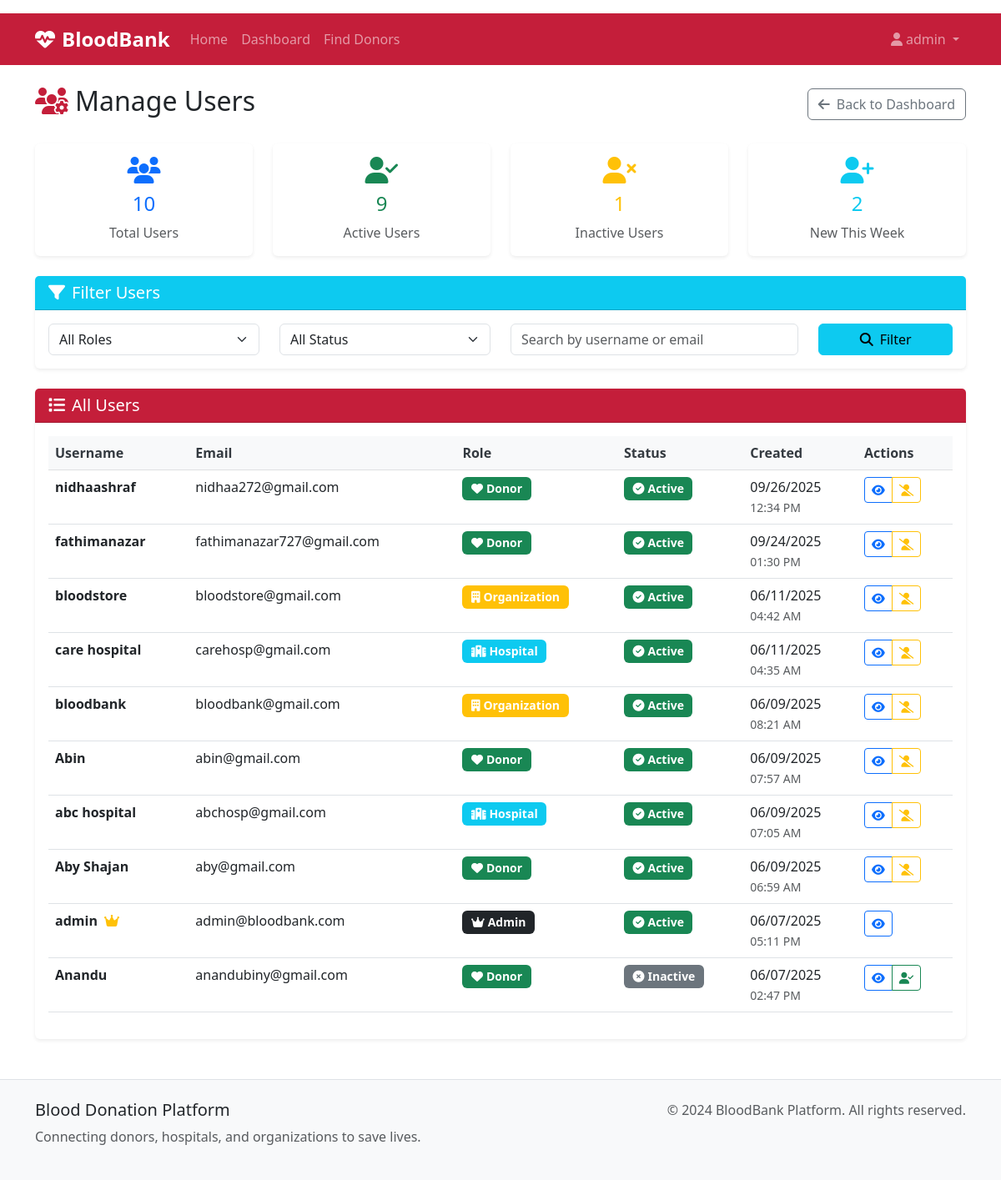
The page /admin/manage-users (signed in) on the database its author committed.
### models.py (models this page shows, shortened)
class User(db.Model):
    id = db.Column(db.Integer, primary_key=True)
    username = db.Column(db.String(80), unique=True, nullable=False)
    email = db.Column(db.String(120), unique=True, nullable=False)
    password_hash = db.Column(db.String(256), nullable=False)
    role = db.Column(db.String(20), nullable=False)  # donor, hospital, organization, admin
    created_at = db.Column(db.DateTime, default=datetime.utcnow)
    is_active = db.Column(db.Boolean, default=True)
    donor_profile = db.relationship('DonorProfile', backref='user', uselist=False)
    hospital_profile = db.relationship('HospitalProfile', backref='user', uselist=False)
    organization_profile = db.relationship('OrganizationProfile', backref='user', uselist=False)

### routes.py (the view)
@app.route('/admin/manage-users')
@role_required(['admin'])
def manage_users():
    from datetime import datetime, timedelta
    users = User.query.order_by(User.created_at.desc()).all()
    seven_days_ago = datetime.utcnow() - timedelta(days=7)
    now = datetime.utcnow()
    return render_template('admin/manage_users.html', users=users, seven_days_ago=seven_days_ago, now=now)

### utils.py (called while the page is built)
def role_required(roles):
    def decorator(f):
        @wraps(f)
        def decorated_function(*args, **kwargs):
            if 'user_id' not in session:
                flash('Please log in to access this page.', 'warning')
                return redirect(url_for('login'))
            user = User.query.get(session['user_id'])
            if not user or user.role not in roles:
                flash('You do not have permission to access this page.',
                      'error')
                return redirect(url_for('dashboard'))
            return f(*args, **kwargs)
        return decorated_function
    return decorator

### templates/admin/manage_users.html (shortened to what this page needs)
{% extends "base.html" %}
{% block content %}
<div class="d-flex justify-content-between align-items-center mb-4">
    <h2><i class="fas fa-users-cog me-2 text-medical"></i>Manage Users</h2>
    <a href="{{ url_for('admin_dashboard') }}" class="btn btn-outline-secondary">
        <i class="fas fa-arrow-left me-2"></i>Back to Dashboard
    </a>
</div>
<div class="row mb-4">
    <div class="col-md-3">
        <div class="card border-0 shadow-sm text-center">
            <div class="card-body">
                <div class="text-primary mb-2">
                    <i class="fas fa-users fa-2x"></i>
                </div>
                <h4 class="text-primary">{{ users|length }}</h4>
                <p class="mb-0 text-muted">Total Users</p>
            </div>
        </div>
    </div>
    <div class="col-md-3">
        <div class="card border-0 shadow-sm text-center">
            <div class="card-body">
                <div class="text-success mb-2">
                    <i class="fas fa-user-check fa-2x"></i>
                </div>
                <h4 class="text-success">{{ users|selectattr('is_active', 'equalto', True)|list|length }}</h4>
                <p class="mb-0 text-muted">Active Users</p>
            </div>
        </div>
    </div>
    <div class="col-md-3">
        <div class="card border-0 shadow-sm text-center">
            <div class="card-body">
                <div class="text-warning mb-2">
                    <i class="fas fa-user-times fa-2x"></i>
                </div>
                <h4 class="text-warning">{{ users|selectattr('is_active', 'equalto', False)|list|length }}</h4>
                <p class="mb-0 text-muted">Inactive Users</p>
            </div>
        </div>
    </div>
    <div class="col-md-3">
        <div class="card border-0 shadow-sm text-center">
            <div class="card-body">
                <div class="text-info mb-2">
                    <i class="fas fa-user-plus fa-2x"></i>
                </div>
                {% set ns = namespace(new_users_this_week=0) %}
                {% for user in users %}
                    {% if user.created_at >= seven_days_ago %}
                        {% set ns.new_users_this_week = ns.new_users_this_week + 1 %}
                    {% endif %}
                {% endfor %}
                <h4 class="text-info">{{ ns.new_users_this_week }}</h4>
                <p class="mb-0 text-muted">New This Week</p>
            </div>
        </div>
    </div>
</div>
<div class="row mb-4">
    <div class="col-12">
        <div class="card border-0 shadow-sm">
            <div class="card-header bg-info text-white">
                <h5 class="mb-0"><i class="fas fa-filter me-2"></i>Filter Users</h5>
            </div>
            <div class="card-body">
                <div class="row">
                    <div class="col-md-3">
                        <select class="form-select" id="roleFilter">
                            <option value="">All Roles</option>
                        </select>
                    </div>
                    <div class="col-md-3">
                        <select class="form-select" id="statusFilter">
                            <option value="">All Status</option>
                        </select>
                    </div>
                    <div class="col-md-4">
                        <input type="text" class="form-control" id="searchFilter" placeholder="Search by username or email">
                    </div>
                    <div class="col-md-2">
                        <button class="btn btn-info w-100" onclick="applyFilters()">
                            <i class="fas fa-search me-2"></i>Filter
                        </button>
                    </div>
                </div>
            </div>
        </div>
    </div>
</div>
<div class="row">
    <div class="col-12">
        <div class="card border-0 shadow-sm">
            <div class="card-header bg-medical text-white">
                <h5 class="mb-0"><i class="fas fa-list me-2"></i>All Users</h5>
            </div>
            <div class="card-body">
                {% if users %}
                    <div class="table-responsive">
                        <table class="table table-hover" id="usersTable">
                            <thead class="table-light">
                                <tr>
                                    <th>Username</th>
                                    <th>Email</th>
                                    <th>Role</th>
                                    <th>Status</th>
                                    <th>Created</th>
                                    <th>Actions</th>
                                </tr>
                            </thead>
                            <tbody>
                                {% for user in users %}
                                    <tr class="user-row"
                                        data-role="{{ user.role }}"
                                        data-status="{{ 'active' if user.is_active else 'inactive' }}"
                                        data-search="{{ (user.username + ' ' + user.email).lower() }}">
                                        <td>
                                            <strong>{{ user.username }}</strong>
                                            {% if user.role == 'admin' %}
                                                <i class="fas fa-crown text-warning ms-1" title="Administrator"></i>
                                            {% endif %}
                                        </td>
                                        <td>{{ user.email }}</td>
                                        <td>
                                            {% if user.role == 'donor' %}
                                                <span class="badge bg-success">
                                                    <i class="fas fa-heart me-1"></i>Donor
                                                </span>
                                            {% elif user.role == 'hospital' %}
                                                <span class="badge bg-info">
                                                    <i class="fas fa-hospital me-1"></i>Hospital
                                                </span>
                                            {% elif user.role == 'organization' %}
                                                <span class="badge bg-warning">
                                                    <i class="fas fa-building me-1"></i>Organization
                                                </span>
                                            {% elif user.role == 'admin' %}
                                                <span class="badge bg-dark">
                                                    <i class="fas fa-crown me-1"></i>Admin
                                                </span>
                                            {% endif %}
                                        </td>
                                        <td>
                                            {% if user.is_active %}
                                                <span class="badge bg-success">
                                                    <i class="fas fa-check-circle me-1"></i>Active
                                                </span>
                                            {% else %}
                                                <span class="badge bg-secondary">
                                                    <i class="fas fa-times-circle me-1"></i>Inactive
                                                </span>
                                            {% endif %}
                                        </td>
                                        <td>
                                            {{ user.created_at.strftime('%m/%d/%Y') }}<br>
                                            <small class="text-muted">{{ user.created_at.strftime('%I:%M %p') }}</small>
                                        </td>
                                        <td>
                                            <div class="btn-group">
                                                <button class="btn btn-outline-primary btn-sm"
                                                        data-bs-toggle="modal"
                                                        data-bs-target="#userModal{{ user.id }}">
                                                    <i class="fas fa-eye"></i>
                                                </button>
                                                {% if user.role != 'admin' or (user.role == 'admin' and users|selectattr('role', 'equalto', 'admin')|list|length > 1) %}
                                                    <a href="{{ url_for('toggle_user_status', user_id=user.id) }}"
                                                       class="btn btn-outline-{{ 'warning' if user.is_active else 'success' }} btn-sm"
                                                       onclick="return confirm('Are you sure you want to {{ 'deactivate' if user.is_active else 'activate' }} this user?')">
                                                        <i class="fas fa-{{ 'user-slash' if user.is_active else 'user-check' }}"></i>
                                                    </a>
                                                {% endif %}
                                            </div>
                                        </td>
                                    </tr>
                                {% endfor %}
                            </tbody>
                        </table>
                    </div>
                {% else %}
                    <div class="text-center text-muted py-5">
                        <i class="fas fa-users fa-4x mb-3"></i>
                        <h5>No Users Found</h5>
                        <p>There are currently no users in the system.</p>
                    </div>
                {% endif %}
            </div>
        </div>
    </div>
</div>
{% endblock %}

### static/css/styles.css (style rules this page uses)
:root { --medical-primary: #c41e3a; --medical-secondary: #8b0000; --medical-light: #f8f9fa; --medical-dark: #343a40; --medical-accent: #28a745; --medical-warning: #ffc107; --medical-info: #17a2b8; }
.bg-medical { background-color: var(--medical-primary) !important; }
.text-medical { color: var(--medical-primary) !important; }
.card { transition: transform 0.2s ease-in-out, box-shadow 0.2s ease-in-out; }
.btn-group .btn { position: relative; z-index: 1; }
.table th { border-top: none; font-weight: 600; color: var(--medical-dark); background-color: var(--medical-light); }
.badge { font-size: 0.875em; padding: 0.5em 0.75em; }

### rows shown on the page
User: username "nidhaashraf", email "nidhaa272@gmail.com", role "donor" (drawn), is_active True (drawn), created_at "09/26/2025", created_at "12:34 PM"
User: username "fathimanazar", email "fathimanazar727@gmail.com", role "donor" (drawn), is_active True (drawn), created_at "09/24/2025", created_at "01:30 PM"
User: username "bloodstore", email "bloodstore@gmail.com", role "organization" (drawn), is_active True (drawn), created_at "06/11/2025", created_at "04:42 AM"
User: username "care hospital", email "carehosp@gmail.com", role "hospital" (drawn), is_active True (drawn), created_at "06/11/2025", created_at "04:35 AM"
User: username "bloodbank", email "bloodbank@gmail.com", role "organization" (drawn), is_active True (drawn), created_at "06/09/2025", created_at "08:21 AM"
User: username "Abin", email "abin@gmail.com", role "donor" (drawn), is_active True (drawn), created_at "06/09/2025", created_at "07:57 AM"
User: username "abc hospital", email "abchosp@gmail.com", role "hospital" (drawn), is_active True (drawn), created_at "06/09/2025", created_at "07:05 AM"
User: username "Aby Shajan", email "aby@gmail.com", role "donor" (drawn), is_active True (drawn), created_at "06/09/2025", created_at "06:59 AM"
User: username "admin", role "admin" (drawn), email "admin@bloodbank.com", is_active True (drawn), created_at "06/07/2025", created_at "05:11 PM"
User: username "Anandu", email "anandubiny@gmail.com", role "donor" (drawn), is_active False (drawn), created_at "06/07/2025", created_at "02:47 PM"

### other values the page prints
{{ session.username }} "admin"
{{ users|length }} "10"
{{ users|selectattr('is_active', 'equalto', True)|list|length }} "9"
{{ users|selectattr('is_active', 'equalto', False)|list|length }} "1"
{{ ns.new_users_this_week }} "2"
